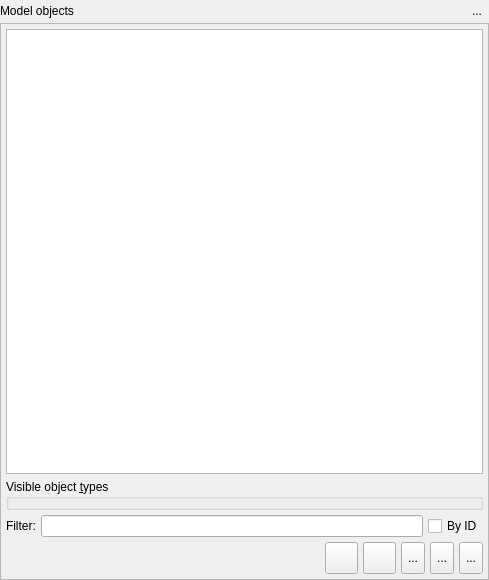
<?xml version="1.0" encoding="UTF-8"?>
<ui version="4.0">
 <class>ModelObjectsWidget</class>
 <widget class="QWidget" name="ModelObjectsWidget">
  <property name="enabled">
   <bool>true</bool>
  </property>
  <property name="geometry">
   <rect>
    <x>0</x>
    <y>0</y>
    <width>489</width>
    <height>580</height>
   </rect>
  </property>
  <property name="sizePolicy">
   <sizepolicy hsizetype="MinimumExpanding" vsizetype="Preferred">
    <horstretch>0</horstretch>
    <verstretch>0</verstretch>
   </sizepolicy>
  </property>
  <property name="minimumSize">
   <size>
    <width>260</width>
    <height>300</height>
   </size>
  </property>
  <property name="maximumSize">
   <size>
    <width>524287</width>
    <height>524287</height>
   </size>
  </property>
  <property name="windowTitle">
   <string>Model Objects</string>
  </property>
  <property name="windowIcon">
   <iconset resource="../../../../priv-plugins/res/logoicons.qrc">
    <normaloff>:/icons/icons/pgmodeler_logo.png</normaloff>:/icons/icons/pgmodeler_logo.png</iconset>
  </property>
  <property name="floating" stdset="0">
   <bool>false</bool>
  </property>
  <layout class="QGridLayout" name="model_objs_grid">
   <property name="leftMargin">
    <number>0</number>
   </property>
   <property name="topMargin">
    <number>0</number>
   </property>
   <property name="rightMargin">
    <number>0</number>
   </property>
   <property name="bottomMargin">
    <number>0</number>
   </property>
   <property name="horizontalSpacing">
    <number>5</number>
   </property>
   <property name="verticalSpacing">
    <number>2</number>
   </property>
   <item row="0" column="0">
    <widget class="QWidget" name="title_wgt" native="true">
     <layout class="QHBoxLayout" name="horizontalLayout_3">
      <property name="spacing">
       <number>5</number>
      </property>
      <property name="leftMargin">
       <number>0</number>
      </property>
      <property name="topMargin">
       <number>0</number>
      </property>
      <property name="rightMargin">
       <number>0</number>
      </property>
      <property name="bottomMargin">
       <number>0</number>
      </property>
      <item>
       <widget class="QLabel" name="title_lbl">
        <property name="text">
         <string>Model objects</string>
        </property>
       </widget>
      </item>
      <item>
       <spacer name="horizontalSpacer_4">
        <property name="orientation">
         <enum>Qt::Orientation::Horizontal</enum>
        </property>
        <property name="sizeHint" stdset="0">
         <size>
          <width>156</width>
          <height>5</height>
         </size>
        </property>
       </spacer>
      </item>
      <item>
       <widget class="QToolButton" name="hide_tb">
        <property name="toolTip">
         <string>Hide this widget</string>
        </property>
        <property name="text">
         <string>...</string>
        </property>
        <property name="icon">
         <iconset resource="../../res/resources.qrc">
          <normaloff>:/icons/icons/closetab.png</normaloff>:/icons/icons/closetab.png</iconset>
        </property>
        <property name="iconSize">
         <size>
          <width>20</width>
          <height>20</height>
         </size>
        </property>
        <property name="shortcut">
         <string>Esc</string>
        </property>
        <property name="autoRaise">
         <bool>true</bool>
        </property>
       </widget>
      </item>
     </layout>
    </widget>
   </item>
   <item row="2" column="0">
    <widget class="QFrame" name="content_frm">
     <property name="frameShape">
      <enum>QFrame::Shape::StyledPanel</enum>
     </property>
     <layout class="QGridLayout" name="gridLayout_3">
      <property name="leftMargin">
       <number>5</number>
      </property>
      <property name="topMargin">
       <number>5</number>
      </property>
      <property name="rightMargin">
       <number>5</number>
      </property>
      <property name="bottomMargin">
       <number>5</number>
      </property>
      <property name="spacing">
       <number>5</number>
      </property>
      <item row="0" column="0">
       <widget class="QTreeWidget" name="objectstree_tw">
        <property name="enabled">
         <bool>true</bool>
        </property>
        <property name="palette">
         <palette>
          <active>
           <colorrole role="Link">
            <brush brushstyle="SolidPattern">
             <color alpha="255">
              <red>0</red>
              <green>170</green>
              <blue>255</blue>
             </color>
            </brush>
           </colorrole>
          </active>
          <inactive>
           <colorrole role="Link">
            <brush brushstyle="SolidPattern">
             <color alpha="255">
              <red>0</red>
              <green>170</green>
              <blue>255</blue>
             </color>
            </brush>
           </colorrole>
          </inactive>
          <disabled>
           <colorrole role="Link">
            <brush brushstyle="SolidPattern">
             <color alpha="255">
              <red>0</red>
              <green>170</green>
              <blue>255</blue>
             </color>
            </brush>
           </colorrole>
          </disabled>
         </palette>
        </property>
        <property name="frameShadow">
         <enum>QFrame::Shadow::Sunken</enum>
        </property>
        <property name="horizontalScrollBarPolicy">
         <enum>Qt::ScrollBarPolicy::ScrollBarAlwaysOff</enum>
        </property>
        <property name="autoScroll">
         <bool>true</bool>
        </property>
        <property name="editTriggers">
         <set>QAbstractItemView::EditTrigger::NoEditTriggers</set>
        </property>
        <property name="showDropIndicator" stdset="0">
         <bool>true</bool>
        </property>
        <property name="alternatingRowColors">
         <bool>true</bool>
        </property>
        <property name="selectionMode">
         <enum>QAbstractItemView::SelectionMode::SingleSelection</enum>
        </property>
        <property name="selectionBehavior">
         <enum>QAbstractItemView::SelectionBehavior::SelectItems</enum>
        </property>
        <property name="iconSize">
         <size>
          <width>22</width>
          <height>22</height>
         </size>
        </property>
        <property name="indentation">
         <number>20</number>
        </property>
        <property name="rootIsDecorated">
         <bool>true</bool>
        </property>
        <property name="uniformRowHeights">
         <bool>true</bool>
        </property>
        <property name="itemsExpandable">
         <bool>true</bool>
        </property>
        <property name="sortingEnabled">
         <bool>false</bool>
        </property>
        <property name="animated">
         <bool>true</bool>
        </property>
        <property name="allColumnsShowFocus">
         <bool>false</bool>
        </property>
        <property name="headerHidden">
         <bool>true</bool>
        </property>
        <property name="expandsOnDoubleClick">
         <bool>false</bool>
        </property>
        <property name="columnCount">
         <number>1</number>
        </property>
        <attribute name="headerMinimumSectionSize">
         <number>50</number>
        </attribute>
        <attribute name="headerDefaultSectionSize">
         <number>50</number>
        </attribute>
        <attribute name="headerStretchLastSection">
         <bool>true</bool>
        </attribute>
        <column>
         <property name="text">
          <string>1</string>
         </property>
        </column>
       </widget>
      </item>
      <item row="1" column="0">
       <widget class="QGroupBox" name="visibleobjects_grp">
        <property name="maximumSize">
         <size>
          <width>16777215</width>
          <height>16777215</height>
         </size>
        </property>
        <property name="title">
         <string>Visible object &amp;types</string>
        </property>
        <property name="flat">
         <bool>false</bool>
        </property>
        <property name="checkable">
         <bool>false</bool>
        </property>
        <layout class="QGridLayout" name="gridLayout">
         <property name="leftMargin">
          <number>0</number>
         </property>
         <property name="topMargin">
          <number>0</number>
         </property>
         <property name="rightMargin">
          <number>0</number>
         </property>
         <property name="bottomMargin">
          <number>0</number>
         </property>
         <property name="spacing">
          <number>5</number>
         </property>
        </layout>
       </widget>
      </item>
      <item row="2" column="0">
       <widget class="QWidget" name="filter_wgt" native="true">
        <property name="minimumSize">
         <size>
          <width>0</width>
          <height>0</height>
         </size>
        </property>
        <layout class="QHBoxLayout" name="horizontalLayout_4">
         <property name="spacing">
          <number>5</number>
         </property>
         <property name="leftMargin">
          <number>0</number>
         </property>
         <property name="topMargin">
          <number>0</number>
         </property>
         <property name="rightMargin">
          <number>0</number>
         </property>
         <property name="bottomMargin">
          <number>0</number>
         </property>
         <item>
          <widget class="QLabel" name="filter_lbl">
           <property name="enabled">
            <bool>true</bool>
           </property>
           <property name="sizePolicy">
            <sizepolicy hsizetype="Fixed" vsizetype="Preferred">
             <horstretch>0</horstretch>
             <verstretch>0</verstretch>
            </sizepolicy>
           </property>
           <property name="text">
            <string>Filter:</string>
           </property>
          </widget>
         </item>
         <item>
          <widget class="QLineEdit" name="filter_edt">
           <property name="enabled">
            <bool>true</bool>
           </property>
           <property name="clearButtonEnabled">
            <bool>true</bool>
           </property>
          </widget>
         </item>
         <item>
          <widget class="QCheckBox" name="by_id_chk">
           <property name="text">
            <string>By ID</string>
           </property>
          </widget>
         </item>
        </layout>
       </widget>
      </item>
      <item row="3" column="0">
       <layout class="QHBoxLayout" name="horizontalLayout">
        <property name="spacing">
         <number>5</number>
        </property>
        <item>
         <spacer name="horizontalSpacer">
          <property name="orientation">
           <enum>Qt::Orientation::Horizontal</enum>
          </property>
          <property name="sizeType">
           <enum>QSizePolicy::Policy::Expanding</enum>
          </property>
          <property name="sizeHint" stdset="0">
           <size>
            <width>118</width>
            <height>20</height>
           </size>
          </property>
         </spacer>
        </item>
        <item>
         <widget class="QToolButton" name="select_tb">
          <property name="sizePolicy">
           <sizepolicy hsizetype="Preferred" vsizetype="Preferred">
            <horstretch>0</horstretch>
            <verstretch>0</verstretch>
           </sizepolicy>
          </property>
          <property name="minimumSize">
           <size>
            <width>0</width>
            <height>0</height>
           </size>
          </property>
          <property name="toolTip">
           <string>Select</string>
          </property>
          <property name="text">
           <string/>
          </property>
          <property name="icon">
           <iconset resource="../../res/resources.qrc">
            <normaloff>:/icons/icons/confirm.png</normaloff>:/icons/icons/confirm.png</iconset>
          </property>
          <property name="iconSize">
           <size>
            <width>25</width>
            <height>25</height>
           </size>
          </property>
          <property name="shortcut">
           <string>Return</string>
          </property>
          <property name="autoRaise">
           <bool>false</bool>
          </property>
         </widget>
        </item>
        <item>
         <widget class="QToolButton" name="cancel_tb">
          <property name="sizePolicy">
           <sizepolicy hsizetype="Preferred" vsizetype="Preferred">
            <horstretch>0</horstretch>
            <verstretch>0</verstretch>
           </sizepolicy>
          </property>
          <property name="minimumSize">
           <size>
            <width>0</width>
            <height>0</height>
           </size>
          </property>
          <property name="toolTip">
           <string>Cancel</string>
          </property>
          <property name="text">
           <string/>
          </property>
          <property name="icon">
           <iconset resource="../../res/resources.qrc">
            <normaloff>:/icons/icons/close1.png</normaloff>:/icons/icons/close1.png</iconset>
          </property>
          <property name="iconSize">
           <size>
            <width>25</width>
            <height>25</height>
           </size>
          </property>
          <property name="shortcut">
           <string>Esc</string>
          </property>
          <property name="autoRaise">
           <bool>false</bool>
          </property>
         </widget>
        </item>
        <item>
         <widget class="QToolButton" name="options_tb">
          <property name="sizePolicy">
           <sizepolicy hsizetype="Preferred" vsizetype="Preferred">
            <horstretch>0</horstretch>
            <verstretch>0</verstretch>
           </sizepolicy>
          </property>
          <property name="minimumSize">
           <size>
            <width>0</width>
            <height>0</height>
           </size>
          </property>
          <property name="toolTip">
           <string>Objects view configuration</string>
          </property>
          <property name="text">
           <string>...</string>
          </property>
          <property name="icon">
           <iconset resource="../../res/resources.qrc">
            <normaloff>:/icons/icons/filter.png</normaloff>:/icons/icons/filter.png</iconset>
          </property>
          <property name="iconSize">
           <size>
            <width>25</width>
            <height>25</height>
           </size>
          </property>
          <property name="checkable">
           <bool>true</bool>
          </property>
          <property name="checked">
           <bool>false</bool>
          </property>
          <property name="autoRaise">
           <bool>false</bool>
          </property>
         </widget>
        </item>
        <item>
         <widget class="QToolButton" name="expand_all_tb">
          <property name="sizePolicy">
           <sizepolicy hsizetype="Preferred" vsizetype="Preferred">
            <horstretch>0</horstretch>
            <verstretch>0</verstretch>
           </sizepolicy>
          </property>
          <property name="minimumSize">
           <size>
            <width>0</width>
            <height>0</height>
           </size>
          </property>
          <property name="toolTip">
           <string>Expands all items</string>
          </property>
          <property name="text">
           <string>...</string>
          </property>
          <property name="icon">
           <iconset resource="../../res/resources.qrc">
            <normaloff>:/icons/icons/expandtree.png</normaloff>:/icons/icons/expandtree.png</iconset>
          </property>
          <property name="iconSize">
           <size>
            <width>25</width>
            <height>25</height>
           </size>
          </property>
          <property name="checkable">
           <bool>false</bool>
          </property>
          <property name="autoRaise">
           <bool>false</bool>
          </property>
         </widget>
        </item>
        <item>
         <widget class="QToolButton" name="collapse_all_tb">
          <property name="sizePolicy">
           <sizepolicy hsizetype="Preferred" vsizetype="Preferred">
            <horstretch>0</horstretch>
            <verstretch>0</verstretch>
           </sizepolicy>
          </property>
          <property name="minimumSize">
           <size>
            <width>0</width>
            <height>0</height>
           </size>
          </property>
          <property name="toolTip">
           <string>Collapses all items</string>
          </property>
          <property name="text">
           <string>...</string>
          </property>
          <property name="icon">
           <iconset resource="../../res/resources.qrc">
            <normaloff>:/icons/icons/collapsetree.png</normaloff>:/icons/icons/collapsetree.png</iconset>
          </property>
          <property name="iconSize">
           <size>
            <width>25</width>
            <height>25</height>
           </size>
          </property>
          <property name="checkable">
           <bool>false</bool>
          </property>
          <property name="autoRaise">
           <bool>false</bool>
          </property>
         </widget>
        </item>
       </layout>
      </item>
     </layout>
    </widget>
   </item>
  </layout>
 </widget>
 <tabstops>
  <tabstop>filter_edt</tabstop>
  <tabstop>by_id_chk</tabstop>
  <tabstop>select_tb</tabstop>
  <tabstop>cancel_tb</tabstop>
  <tabstop>options_tb</tabstop>
  <tabstop>expand_all_tb</tabstop>
  <tabstop>collapse_all_tb</tabstop>
  <tabstop>hide_tb</tabstop>
 </tabstops>
 <resources>
  <include location="../../res/resources.qrc"/>
  <include location="../../../../priv-plugins/res/logoicons.qrc"/>
 </resources>
 <connections/>
</ui>
